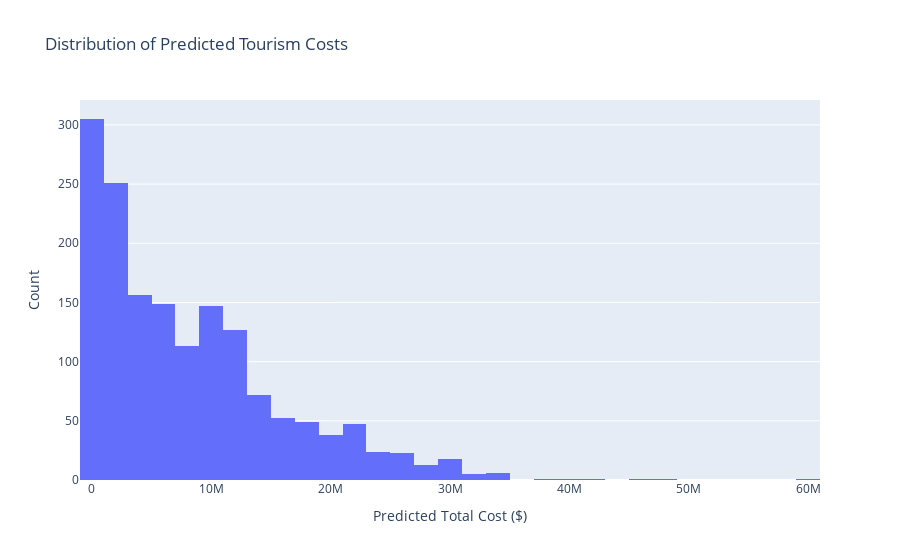
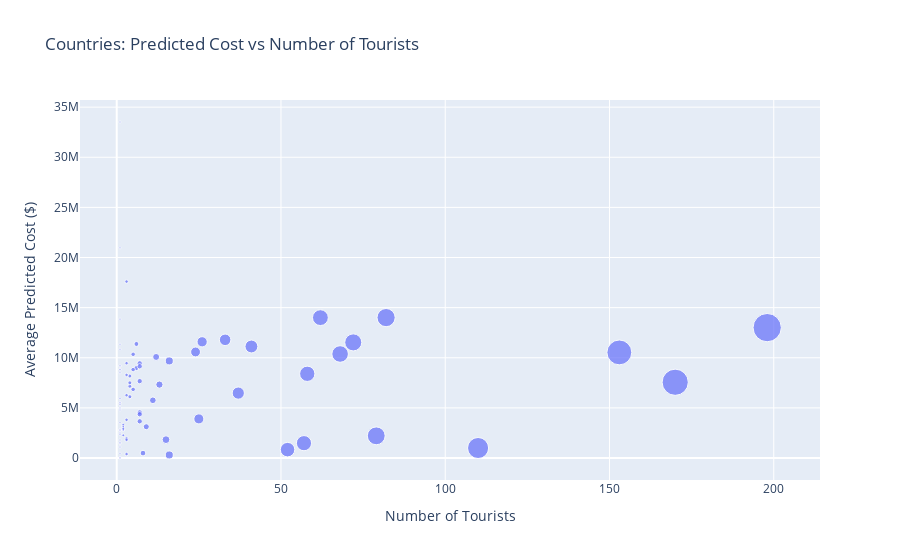

Notebook code cell kept with these figures, in order:
### Code cell
def run_competition_predictions():
    """
    Generate final predictions for the tourism cost competition
    """
    print("🏆 TOURISM COST PREDICTION COMPETITION")
    print("="*60)
    print("Generating predictions for Tanzania tourism expenditure dataset")
    
    # Verify we have everything needed
    if ml_results is None:
        print("❌ ML models not trained yet. Please run the ML analysis first.")
        return None
    
    if test_df is None:
        print("❌ Test data not loaded. Please check data loading.")
        return None
    
    print(f"✅ Training data: {len(ml_results['feature_data'])} samples")
    print(f"✅ Test data: {len(test_df)} samples to predict")
    print(f"✅ Trained models available: {list(ml_results['supervised_models'].keys())}")
    
    # Check model performance to select best model
    model_performance = ml_results['model_results']
    best_model = max(model_performance.keys(), key=lambda x: model_performance[x]['R2'])
    
    print(f"\n📊 MODEL PERFORMANCE COMPARISON:")
    for model_name, metrics in model_performance.items():
        marker = "🏆" if model_name == best_model else "  "
        print(f"{marker} {model_name}: R² = {metrics['R2']:.4f}, RMSE = ${metrics['RMSE']:,.2f}")
    
    print(f"\n🎯 Selected model: {best_model}")
    
    # Generate predictions
    submission_df, test_engineered = predict_test_costs_final(ml_results, test_df, best_model)
    
    # Display comprehensive predictions table
    display_predictions_table(submission_df, num_rows=25)
    
    # Analyze predictions by categories
    analyze_final_predictions(submission_df, test_engineered)
    
    # Save submission file
    submission_path = save_final_submission(submission_df)
    
    # Create summary visualizations
    create_final_prediction_plots(submission_df, test_engineered)
    
    print(f"\n🎉 COMPETITION SUBMISSION READY!")
    print(f"File: {submission_path}")
    print(f"Total predictions: {len(submission_df)}")
    print(f"Model used: {best_model}")
    
    return {
        'submission_df': submission_df,
        'test_data': test_engineered,
        'model_used': best_model,
        'file_path': submission_path
    }

def analyze_final_predictions(submission_df, test_data):
    """
    Analyze the final predictions by different tourist characteristics
    """
    print(f"\n🔍 PREDICTION ANALYSIS BY TOURIST CHARACTERISTICS")
    print("="*55)
    
    # Merge predictions with test data
    analysis_df = test_data.merge(submission_df, on='ID')
    
    # Analysis by country (top 10)
    print(f"\n🌍 TOP 10 COUNTRIES BY AVERAGE PREDICTED COST:")
    country_stats = analysis_df.groupby('country')['total_cost'].agg(['mean', 'count', 'std']).sort_values('mean', ascending=False)
    for i, (country, stats) in enumerate(country_stats.head(10).iterrows(), 1):
        std_val = stats['std'] if not pd.isna(stats['std']) else 0
        print(f"{i:2d}. {country.upper():<20} Avg: ${stats['mean']:>8,.0f} | Count: {int(stats['count']):>3d} | Std: ${std_val:>8,.0f}")
    
    # Analysis by purpose
    print(f"\n🎯 AVERAGE PREDICTED COST BY TRAVEL PURPOSE:")
    purpose_stats = analysis_df.groupby('purpose')['total_cost'].agg(['mean', 'count']).sort_values('mean', ascending=False)
    for purpose, stats in purpose_stats.iterrows():
        print(f"   {purpose.title():<30} Avg: ${stats['mean']:>8,.0f} | Count: {int(stats['count']):>3d}")
    
    # Analysis by age group
    print(f"\n👥 AVERAGE PREDICTED COST BY AGE GROUP:")
    age_stats = analysis_df.groupby('age_group')['total_cost'].agg(['mean', 'count']).sort_values('mean', ascending=False)
    for age, stats in age_stats.iterrows():
        print(f"   {age:<15} Avg: ${stats['mean']:>8,.0f} | Count: {int(stats['count']):>3d}")
    
    # Analysis by main activity
    print(f"\n🎭 TOP 5 ACTIVITIES BY AVERAGE PREDICTED COST:")
    activity_stats = analysis_df.groupby('main_activity')['total_cost'].agg(['mean', 'count']).sort_values('mean', ascending=False)
    for i, (activity, stats) in enumerate(activity_stats.head(5).iterrows(), 1):
        print(f"{i}. {activity.title():<25} Avg: ${stats['mean']:>8,.0f} | Count: {int(stats['count']):>3d}")

def create_final_prediction_plots(submission_df, test_data):
    """
    Create visualizations for the final predictions
    """
    print(f"\n📈 Creating final prediction visualizations...")
    
    # Merge for analysis
    plot_data = test_data.merge(submission_df, on='ID')
    
    # Create comprehensive visualization
    fig, axes = plt.subplots(2, 3, figsize=(18, 12))
    fig.suptitle('Tourism Cost Predictions - Final Analysis', fontsize=16, fontweight='bold')
    
    # 1. Distribution of predicted costs
    axes[0,0].hist(plot_data['total_cost'], bins=50, alpha=0.7, color='skyblue', edgecolor='black')
    axes[0,0].set_title('Distribution of Predicted Costs')
    axes[0,0].set_xlabel('Predicted Total Cost ($)')
    axes[0,0].set_ylabel('Frequency')
    axes[0,0].axvline(plot_data['total_cost'].mean(), color='red', linestyle='--', label=f"Mean: ${plot_data['total_cost'].mean():,.0f}")
    axes[0,0].legend()
    
    # 2. Top countries by average cost
    top_countries = plot_data.groupby('country')['total_cost'].mean().sort_values(ascending=True).tail(10)
    axes[0,1].barh(range(len(top_countries)), top_countries.values, color='lightcoral')
    axes[0,1].set_yticks(range(len(top_countries)))
    axes[0,1].set_yticklabels([c.title() for c in top_countries.index])
    axes[0,1].set_title('Top 10 Countries by Avg Predicted Cost')
    axes[0,1].set_xlabel('Average Predicted Cost ($)')
    
    # 3. Cost by purpose
    purpose_costs = plot_data.groupby('purpose')['total_cost'].mean().sort_values(ascending=True)
    axes[0,2].barh(range(len(purpose_costs)), purpose_costs.values, color='lightgreen')
    axes[0,2].set_yticks(range(len(purpose_costs)))
    axes[0,2].set_yticklabels([p.title() for p in purpose_costs.index])
    axes[0,2].set_title('Average Predicted Cost by Purpose')
    axes[0,2].set_xlabel('Average Predicted Cost ($)')
    
    # 4. Cost by age group
    age_costs = plot_data.groupby('age_group')['total_cost'].mean().sort_values()
    axes[1,0].bar(age_costs.index, age_costs.values, color='orange', alpha=0.7)
    axes[1,0].set_title('Average Predicted Cost by Age Group')
    axes[1,0].set_xlabel('Age Group')
    axes[1,0].set_ylabel('Average Predicted Cost ($)')
    axes[1,0].tick_params(axis='x', rotation=45)
    
    # 5. Cost vs nights - handle float values properly
    plot_data['total_nights'] = plot_data['night_mainland'] + plot_data['night_zanzibar']
    nights_cost = plot_data.groupby('total_nights')['total_cost'].mean()
    axes[1,1].plot(nights_cost.index, nights_cost.values, marker='o', color='purple', linewidth=2)
    axes[1,1].set_title('Predicted Cost vs Total Nights')
    axes[1,1].set_xlabel('Total Nights')
    axes[1,1].set_ylabel('Average Predicted Cost ($)')
    axes[1,1].grid(True, alpha=0.3)
    
    # 6. Cost distribution by tour arrangement
    tour_data = [plot_data[plot_data['tour_arrangement'] == arr]['total_cost'] for arr in plot_data['tour_arrangement'].unique()]
    tour_labels = [arr.title() for arr in plot_data['tour_arrangement'].unique()]
    axes[1,2].boxplot(tour_data, labels=tour_labels)
    axes[1,2].set_title('Cost Distribution by Tour Arrangement')
    axes[1,2].set_ylabel('Predicted Cost ($)')
    axes[1,2].tick_params(axis='x', rotation=45)
    
    plt.tight_layout()
    plt.show()
    
    # Interactive plots with Plotly
    print("Creating interactive visualizations...")
    
    # Interactive cost distribution
    fig1 = px.histogram(plot_data, x='total_cost', nbins=50, 
                       title='Distribution of Predicted Tourism Costs')
    fig1.update_layout(xaxis_title='Predicted Total Cost ($)', yaxis_title='Count')
    fig1.show()
    
    # Interactive country analysis
    country_summary = plot_data.groupby('country').agg({
        'total_cost': ['mean', 'count']
    }).round(2)
    country_summary.columns = ['avg_cost', 'count']
    country_summary = country_summary.reset_index()
    
    fig2 = px.scatter(country_summary, x='count', y='avg_cost', 
                     hover_data=['country'], size='count',
                     title='Countries: Predicted Cost vs Number of Tourists')
    fig2.update_layout(xaxis_title='Number of Tourists', yaxis_title='Average Predicted Cost ($)')
    fig2.show()

# Run the final competition predictions
competition_results = run_competition_predictions()

### Figure 1 — Plotly figure (JSON) as saved in the notebook; plotly's stock layout.template omitted (floating-point values rounded to 4 significant figures; data arrays with more than 128 entries replaced by an {"elided": "..."} marker saying what was removed)
{"data": [{"bingroup": "x", "hovertemplate": "total_cost=%{x}<br>count=%{y}<extra></extra>", "legendgroup": "", "marker": {"color": "#636efa", "pattern": {"shape": ""}}, "name": "", "nbinsx": 50, "orientation": "v", "showlegend": false, "type": "histogram", "x": {"elided": "1601 float values"}, "xaxis": "x", "yaxis": "y"}], "layout": {"barmode": "relative", "legend": {"tracegroupgap": 0}, "title": {"text": "Distribution of Predicted Tourism Costs"}, "xaxis": {"anchor": "y", "domain": [0, 1], "title": {"text": "Predicted Total Cost ($)"}}, "yaxis": {"anchor": "x", "domain": [0, 1], "title": {"text": "Count"}}}}

### Figure 2 — Plotly figure (JSON) as saved in the notebook; plotly's stock layout.template omitted (floating-point values rounded to 4 significant figures)
{"data": [{"customdata": [["argentina"], ["australia"], ["austria"], ["bangladesh"], ["belgium"], ["bosnia"], ["botswana"], ["brazil"], ["bulgaria"], ["burundi"], ["canada"], ["cape verde"], ["chile"], ["china"], ["comoro"], ["congo"], ["costarica"], ["cyprus"], ["czech republic"], ["denmark"], ["dominica"], ["drc"], ["egypt"], ["ethiopia"], ["finland"], ["france"], ["germany"], ["ghana"], ["greece"], ["guinea"], ["haiti"], ["hungary"], ["india"], ["indonesia"], ["iran"], ["ireland"], ["israel"], ["italy"], ["jamaica"], ["japan"], ["kenya"], ["korea"], ["lebanon"], ["liberia"], ["macedonia"], ["malawi"], ["malaysia"], ["malt"], ["morroco"], ["mozambique"], ["namibia"], ["netherlands"], ["new zealand"], ["norway"], ["oman"], ["pakistan"], ["peru"], ["philipines"], ["poland"], ["portugal"], ["qatar"], ["romania"], ["russia"], ["rwanda"], ["saud arabia"], ["scotland"], ["serbia"], ["singapore"], ["slovakia"], ["somali"], ["south africa"], ["spain"], ["sudan"], ["swaziland"], ["sweden"], ["swizerland"], ["taiwan"], ["uae"], ["uganda"], ["ukrain"], ["united arab emirates"], ["united kingdom"], ["united states of america"], ["vietnam"], ["yemen"], ["zambia"], ["zimbabwe"]], "hovertemplate": "count=%{marker.size}<br>avg_cost=%{y}<br>country=%{customdata[0]}<extra></extra>", "legendgroup": "", "marker": {"color": "#636efa", "size": [1, 62, 7, 1, 24, 1, 3, 4, 1, 16, 33, 1, 1, 37, 1, 1, 3, 1, 5, 12, 1, 8, 1, 3, 7, 72, 68, 2, 4, 1, 2, 1, 25, 1, 1, 4, 6, 153, 1, 7, 79, 1, 1, 1, 1, 7, 3, 2, 1, 3, 1, 41, 6, 9, 11, 3, 1, 2, 7, 5, 1, 4, 5, 15, 1, 3, 1, 2, 1, 1, 82, 58, 2, 7, 16, 26, 3, 13, 57, 1, 2, 170, 198, 1, 1, 52, 110], "sizemode": "area", "sizeref": 0.495, "symbol": "circle"}, "mode": "markers", "name": "", "orientation": "v", "showlegend": false, "type": "scatter", "x": [1, 62, 7, 1, 24, 1, 3, 4, 1, 16, 33, 1, 1, 37, 1, 1, 3, 1, 5, 12, 1, 8, 1, 3, 7, 72, 68, 2, 4, 1, 2, 1, 25, 1, 1, 4, 6, 153, 1, 7, 79, 1, 1, 1, 1, 7, 3, 2, 1, 3, 1, 41, 6, 9, 11, 3, 1, 2, 7, 5, 1, 4, 5, 15, 1, 3, 1, 2, 1, 1, 82, 58, 2, 7, 16, 26, 3, 13, 57, 1, 2, 170, 198, 1, 1, 52, 110], "xaxis": "x", "y": [20960000.0, 14000000.0, 9444000.0, 5325000.0, 10580000.0, 8838000.0, 392900.0, 7162000.0, 10860000.0, 300800.0, 11790000.0, 477700.0, 8496000.0, 6476000.0, 2340000.0, 66710.0, 17600000.0, 5927000.0, 6845000.0, 10080000.0, 11360000.0, 489600.0, 2710000.0, 1959000.0, 3660000.0, 11530000.0, 10370000.0, 3210000.0, 8175000.0, 2836000.0, 2867000.0, 2493000.0, 3900000.0, 9172000.0, 13850000.0, 6108000.0, 11370000.0, 10530000.0, 1797000.0, 4548000.0, 2212000.0, 2773000.0, 8848000.0, 4795000.0, 2795000.0, 4363000.0, 8286000.0, 3320000.0, 33520000.0, 1813000.0, 14860.0, 11120000.0, 8974000.0, 3119000.0, 5758000.0, 3808000.0, 1092000.0, 2264000.0, 7667000.0, 8818000.0, 4993000.0, 7496000.0, 10340000.0, 1829000.0, 9193000.0, 6263000.0, 1436000.0, 2806000.0, 5496000.0, 3519000.0, 14010000.0, 8401000.0, 3102000.0, 9145000.0, 9687000.0, 11590000.0, 9457000.0, 7322000.0, 1480000.0, 1520000.0, 2923000.0, 7556000.0, 13010000.0, 5563000.0, 0.0, 834800.0, 996000.0], "yaxis": "y"}], "layout": {"legend": {"itemsizing": "constant", "tracegroupgap": 0}, "title": {"text": "Countries: Predicted Cost vs Number of Tourists"}, "xaxis": {"anchor": "y", "domain": [0, 1], "title": {"text": "Number of Tourists"}}, "yaxis": {"anchor": "x", "domain": [0, 1], "title": {"text": "Average Predicted Cost ($)"}}}}
